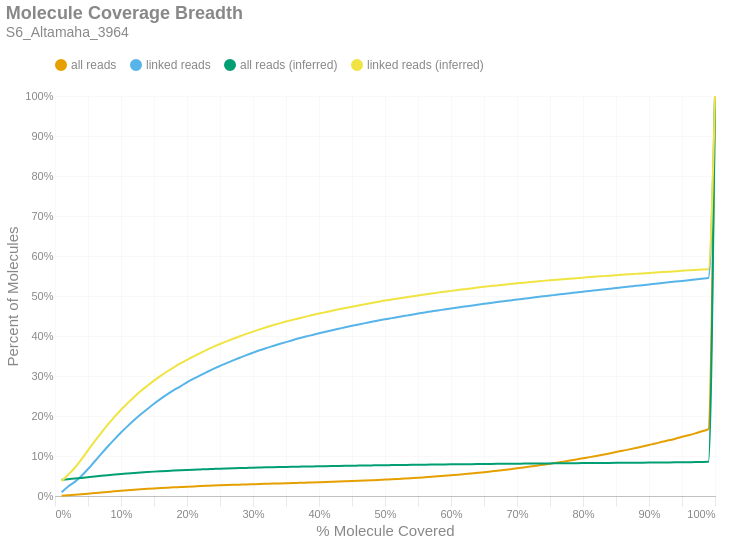

The code cell stored with this chart in its notebook:
### Markdown cell above
### Molecule Read Coverage
This chart shows molecule coverage breadth as computed by the number of bases aligned to that molecule. In other words, "*how much of each unique long molecule is actually sequenced/aligned?*" Keep in mind there is a distinction between sequences and alignments, since some sequences belonging to a particular molecule may not align well and wouldn't appear in the alignment data. This chart also shows molecule coverage breadth as computed by the *inferred fragment* from which the aligned sequences originate. Unlike read coverage, this calculation takes into account the total insert size, including unsequenced gaps between the forward and reverse reads. Like the previous figures, these are cumulative percents.

### Code cell
if SKIPLR:
    print_html(f"Skipped")
else:
    binned_df = consolidated_hist(valids['coverage_bp'], mask, 0.01, True)
    binned_df_inf = consolidated_hist(valids['coverage_inserts'], mask, 0.01, True)
    binned_df = binned_df.with_columns(pl.lit(binned_df_inf['all reads (cumsum)']).alias('all reads (inferred)'))
    binned_df = binned_df.with_columns(pl.lit(binned_df_inf['linked reads (cumsum)']).alias('linked reads (inferred)'))
    binned_df = binned_df.with_columns(
        (pl.col('bin').cast(pl.Float64) + 0.01).alias('right_edge')
    )

    with SafeRender(binned_df):
        (
            density_plot(binned_df, 'Molecule Coverage Breadth', samplename, 'molcov', ['all reads (inferred)','linked reads (inferred)'])
            .encode(
                #x=alt.X('bin:Q', title="% Molecule Covered").axis(format = '%').scale(padding=0),
                x=alt.X('right_edge:Q', title="% Molecule Covered").axis(format='%').scale(padding=0),
                y=alt.Y('value:Q', title='Percent of Molecules')
                    .axis(format='%')
                    .stack(False)
                    .scale(domainMin=0, padding=0),
                color=alt.Color("key:N").scale(domain = ["all reads", "linked reads", "all reads (inferred)", "linked reads (inferred)"]),
                tooltip = [
                    alt.Tooltip("key:N", title = "Data Type"),
                    alt.Tooltip("range_label:N", title="% Molecule Covered"),
                    alt.Tooltip("value:Q", format = ".2%", title="% Molecules")
                ]
            )
        ).display()

### Figure 1 — Vega-Lite specification as saved in the notebook (floating-point values rounded to 4 significant figures)
{"width": "container", "height": 400, "config": {"title": {"anchor": "start", "dy": -15, "fontSize": 18, "color": "#888888", "subtitleColor": "#888888", "subtitleFontSize": 14}, "arc": {"fill": "#0072B2"}, "axis": {"domainColor": "#888888", "domainWidth": 0.5, "gridWidth": 0.2, "grid": false, "titleFontWeight": 400, "titleFontSize": 15, "labelFontSize": 11, "labelColor": "#888888", "tickColor": "#888888", "tickWidth": 0.2, "titleColor": "#888888"}, "axisBand": {"grid": false}, "axisX": {"grid": true, "tickSize": 10, "domainCap": "round"}, "axisY": {"domain": false, "grid": true, "tickSize": 0, "domainCap": "round"}, "background": "transparent", "header": {"labelFontSize": 15, "labelColor": "#888888", "titleFontSize": 15, "titleFontWeight": 600, "titleColor": "#888888"}, "legend": {"labelFont": "sans-serif", "labelFontSize": 12, "labelColor": "#888888", "symbolSize": 100, "symbolType": "circle", "titleFontSize": 12, "titlePadding": 10, "titleColor": "#888888", "title": null, "orient": "top"}, "range": {"category": ["#E69F00", "#56B4E9", "#009E73", "#F0E442", "#0072B2", "#D55E00", "#CC79A7", "#000000"], "diverging": ["#cfe8f3", "#a2d4ec", "#73bfe2", "#46abdb", "#1696d2", "#12719e"]}, "area": {"fill": "#0072B2", "fillOpacity": 0.7, "line": true, "strokeOpacity": 0.7}, "line": {"color": "#0072B2", "stroke": "#0072B2", "strokeWidth": 2}, "trail": {"color": "#0072B2", "stroke": "#0072B2", "strokeWidth": 0, "size": 1}, "point": {"filled": true, "fillOpacity": 1.0, "size": 95}, "text": {"color": "#888888", "fontSize": 11, "align": "right", "fontWeight": 400, "size": 11}, "bar": {"fill": "#0072B2", "stroke": null}, "view": {"stroke": null, "continuousWidth": 660, "continuousHeight": 400}}, "data": {"name": "data-1918b41d09184c57c24106c8fb173fbe"}, "mark": {"type": "line", "interpolate": "monotone", "point": {"opacity": 0, "size": 275}}, "encoding": {"color": {"field": "key", "scale": {"domain": ["all reads", "linked reads", "all reads (inferred)", "linked reads (inferred)"]}, "type": "nominal"}, "tooltip": [{"field": "key", "title": "Data Type", "type": "nominal"}, {"field": "range_label", "title": "% Molecule Covered", "type": "nominal"}, {"field": "value", "format": ".2%", "title": "% Molecules", "type": "quantitative"}], "x": {"axis": {"format": "%"}, "field": "right_edge", "scale": {"padding": 0}, "title": "% Molecule Covered", "type": "quantitative"}, "y": {"axis": {"format": "%"}, "field": "value", "scale": {"domainMin": 0, "padding": 0}, "stack": false, "title": "Percent of Molecules", "type": "quantitative"}}, "params": [{"name": "param_c36ac31b6afebe62", "select": {"type": "point", "fields": ["key"]}, "bind": "legend"}], "title": {"text": "Molecule Coverage Breadth", "subtitle": "S6_Altamaha_3964"}, "transform": [{"fold": ["all reads (cumsum)", "linked reads (cumsum)", "all reads (inferred)", "linked reads (inferred)"]}, {"calculate": "replace(datum.key, ' (cumsum)', '')", "as": "key"}, {"filter": {"param": "param_c36ac31b6afebe62"}}], "usermeta": {"embedOptions": {"downloadFileName": "S6_Altamaha_3964.molcov"}}, "$schema": "https://vega.github.io/schema/vega-lite/v6.1.0.json", "datasets": {"data-1918b41d09184c57c24106c8fb173fbe": [{"bin": "0.0", "interval": "0.0-0.01", "all reads": 0.0008346, "linked reads": 0.009345, "all reads (cumsum)": 0.0008346, "linked reads (cumsum)": 0.009345, "range_label": "0.0-0.01", "all reads (inferred)": 0.04077, "linked reads (inferred)": 0.03734, "right_edge": 0.01}, {"bin": "0.01", "interval": "0.01-0.02", "all reads": 0.00124, "linked reads": 0.01461, "all reads (cumsum)": 0.002074, "linked reads (cumsum)": 0.02396, "range_label": "0.01-0.02", "all reads (inferred)": 0.04208, "linked reads (inferred)": 0.05331, "right_edge": 0.02}, {"bin": "0.02", "interval": "0.02-0.03", "all reads": 0.0009674, "linked reads": 0.01138, "all reads (cumsum)": 0.003042, "linked reads (cumsum)": 0.03533, "range_label": "0.02-0.03", "all reads (inferred)": 0.0435, "linked reads (inferred)": 0.07056, "right_edge": 0.03}, {"bin": "0.03", "interval": "0.03-0.04", "all reads": 0.001227, "linked reads": 0.01459, "all reads (cumsum)": 0.004269, "linked reads (cumsum)": 0.04993, "range_label": "0.03-0.04", "all reads (inferred)": 0.04519, "linked reads (inferred)": 0.09154, "right_edge": 0.04}, {"bin": "0.04", "interval": "0.04-0.05", "all reads": 0.001433, "linked reads": 0.01746, "all reads (cumsum)": 0.005702, "linked reads (cumsum)": 0.06738, "range_label": "0.04-0.05", "all reads (inferred)": 0.04701, "linked reads (inferred)": 0.1141, "right_edge": 0.05}, {"bin": "0.05", "interval": "0.05-0.06", "all reads": 0.001544, "linked reads": 0.01892, "all reads (cumsum)": 0.007245, "linked reads (cumsum)": 0.0863, "range_label": "0.05-0.06", "all reads (inferred)": 0.04881, "linked reads (inferred)": 0.1366, "right_edge": 0.06}, {"bin": "0.06", "interval": "0.06-0.07", "all reads": 0.001535, "linked reads": 0.0189, "all reads (cumsum)": 0.008781, "linked reads (cumsum)": 0.1052, "range_label": "0.06-0.07", "all reads (inferred)": 0.05052, "linked reads (inferred)": 0.158, "right_edge": 0.07}, {"bin": "0.07", "interval": "0.07-0.08", "all reads": 0.001495, "linked reads": 0.01852, "all reads (cumsum)": 0.01028, "linked reads (cumsum)": 0.1237, "range_label": "0.07-0.08", "all reads (inferred)": 0.05216, "linked reads (inferred)": 0.1785, "right_edge": 0.08}, {"bin": "0.08", "interval": "0.08-0.09", "all reads": 0.001444, "linked reads": 0.0178, "all reads (cumsum)": 0.01172, "linked reads (cumsum)": 0.1415, "range_label": "0.08-0.09", "all reads (inferred)": 0.05368, "linked reads (inferred)": 0.1975, "right_edge": 0.09}, {"bin": "0.09", "interval": "0.09-0.1", "all reads": 0.001381, "linked reads": 0.01704, "all reads (cumsum)": 0.0131, "linked reads (cumsum)": 0.1586, "range_label": "0.09-0.1", "all reads (inferred)": 0.05514, "linked reads (inferred)": 0.2158, "right_edge": 0.1}, {"bin": "0.1", "interval": "0.1-0.11", "all reads": 0.001307, "linked reads": 0.01616, "all reads (cumsum)": 0.01441, "linked reads (cumsum)": 0.1747, "range_label": "0.1-0.11", "all reads (inferred)": 0.05644, "linked reads (inferred)": 0.2321, "right_edge": 0.11}, {"bin": "0.11", "interval": "0.11-0.12", "all reads": 0.001228, "linked reads": 0.01514, "all reads (cumsum)": 0.01563, "linked reads (cumsum)": 0.1899, "range_label": "0.11-0.12", "all reads (inferred)": 0.05769, "linked reads (inferred)": 0.2478, "right_edge": 0.12}, {"bin": "0.12", "interval": "0.12-0.13", "all reads": 0.001155, "linked reads": 0.01425, "all reads (cumsum)": 0.01679, "linked reads (cumsum)": 0.2041, "range_label": "0.12-0.13", "all reads (inferred)": 0.05886, "linked reads (inferred)": 0.2624, "right_edge": 0.13}, {"bin": "0.13", "interval": "0.13-0.14", "all reads": 0.001101, "linked reads": 0.0136, "all reads (cumsum)": 0.01789, "linked reads (cumsum)": 0.2177, "range_label": "0.13-0.14", "all reads (inferred)": 0.05992, "linked reads (inferred)": 0.2757, "right_edge": 0.14}, {"bin": "0.14", "interval": "0.14-0.15", "all reads": 0.001047, "linked reads": 0.01292, "all reads (cumsum)": 0.01894, "linked reads (cumsum)": 0.2306, "range_label": "0.14-0.15", "all reads (inferred)": 0.06093, "linked reads (inferred)": 0.2885, "right_edge": 0.15}, {"bin": "0.15", "interval": "0.15-0.16", "all reads": 0.0009784, "linked reads": 0.01209, "all reads (cumsum)": 0.01991, "linked reads (cumsum)": 0.2427, "range_label": "0.15-0.16", "all reads (inferred)": 0.06188, "linked reads (inferred)": 0.3003, "right_edge": 0.16}, {"bin": "0.16", "interval": "0.16-0.17", "all reads": 0.0009092, "linked reads": 0.01126, "all reads (cumsum)": 0.02082, "linked reads (cumsum)": 0.254, "range_label": "0.16-0.17", "all reads (inferred)": 0.06276, "linked reads (inferred)": 0.3113, "right_edge": 0.17}, {"bin": "0.17", "interval": "0.17-0.18", "all reads": 0.000854, "linked reads": 0.01047, "all reads (cumsum)": 0.02168, "linked reads (cumsum)": 0.2645, "range_label": "0.17-0.18", "all reads (inferred)": 0.06359, "linked reads (inferred)": 0.3217, "right_edge": 0.18}, {"bin": "0.18", "interval": "0.18-0.19", "all reads": 0.0007999, "linked reads": 0.009794, "all reads (cumsum)": 0.02248, "linked reads (cumsum)": 0.2743, "range_label": "0.18-0.19", "all reads (inferred)": 0.06436, "linked reads (inferred)": 0.3314, "right_edge": 0.19}, {"bin": "0.19", "interval": "0.19-0.2", "all reads": 0.0008114, "linked reads": 0.009979, "all reads (cumsum)": 0.02329, "linked reads (cumsum)": 0.2842, "range_label": "0.19-0.2", "all reads (inferred)": 0.06508, "linked reads (inferred)": 0.3404, "right_edge": 0.2}, {"bin": "0.2", "interval": "0.2-0.21", "all reads": 0.0007393, "linked reads": 0.009009, "all reads (cumsum)": 0.02403, "linked reads (cumsum)": 0.2932, "range_label": "0.2-0.21", "all reads (inferred)": 0.06576, "linked reads (inferred)": 0.3489, "right_edge": 0.21}, {"bin": "0.21", "interval": "0.21-0.22", "all reads": 0.0006925, "linked reads": 0.00847, "all reads (cumsum)": 0.02472, "linked reads (cumsum)": 0.3017, "range_label": "0.21-0.22", "all reads (inferred)": 0.06641, "linked reads (inferred)": 0.3572, "right_edge": 0.22}, {"bin": "0.22", "interval": "0.22-0.23", "all reads": 0.0006722, "linked reads": 0.008175, "all reads (cumsum)": 0.02539, "linked reads (cumsum)": 0.3099, "range_label": "0.22-0.23", "all reads (inferred)": 0.06707, "linked reads (inferred)": 0.3654, "right_edge": 0.23}, {"bin": "0.23", "interval": "0.23-0.24", "all reads": 0.0006607, "linked reads": 0.007928, "all reads (cumsum)": 0.02605, "linked reads (cumsum)": 0.3178, "range_label": "0.23-0.24", "all reads (inferred)": 0.06765, "linked reads (inferred)": 0.3727, "right_edge": 0.24}, {"bin": "0.24", "interval": "0.24-0.25", "all reads": 0.0006096, "linked reads": 0.00734, "all reads (cumsum)": 0.02666, "linked reads (cumsum)": 0.3252, "range_label": "0.24-0.25", "all reads (inferred)": 0.06823, "linked reads (inferred)": 0.38, "right_edge": 0.25}, {"bin": "0.25", "interval": "0.25-0.26", "all reads": 0.0005933, "linked reads": 0.007165, "all reads (cumsum)": 0.02726, "linked reads (cumsum)": 0.3323, "range_label": "0.25-0.26", "all reads (inferred)": 0.06877, "linked reads (inferred)": 0.3867, "right_edge": 0.26}, {"bin": "0.26", "interval": "0.26-0.27", "all reads": 0.0005775, "linked reads": 0.006841, "all reads (cumsum)": 0.02783, "linked reads (cumsum)": 0.3392, "range_label": "0.26-0.27", "all reads (inferred)": 0.06929, "linked reads (inferred)": 0.3932, "right_edge": 0.27}, {"bin": "0.27", "interval": "0.27-0.28", "all reads": 0.0005586, "linked reads": 0.006543, "all reads (cumsum)": 0.02839, "linked reads (cumsum)": 0.3457, "range_label": "0.27-0.28", "all reads (inferred)": 0.06979, "linked reads (inferred)": 0.3994, "right_edge": 0.28}, {"bin": "0.28", "interval": "0.28-0.29", "all reads": 0.0005598, "linked reads": 0.006531, "all reads (cumsum)": 0.02895, "linked reads (cumsum)": 0.3522, "range_label": "0.28-0.29", "all reads (inferred)": 0.07025, "linked reads (inferred)": 0.4053, "right_edge": 0.29}, {"bin": "0.29", "interval": "0.29-0.3", "all reads": 0.0005269, "linked reads": 0.006099, "all reads (cumsum)": 0.02948, "linked reads (cumsum)": 0.3583, "range_label": "0.29-0.3", "all reads (inferred)": 0.07072, "linked reads (inferred)": 0.4111, "right_edge": 0.3}, {"bin": "0.3", "interval": "0.3-0.31", "all reads": 0.0005234, "linked reads": 0.005933, "all reads (cumsum)": 0.03, "linked reads (cumsum)": 0.3643, "range_label": "0.3-0.31", "all reads (inferred)": 0.07115, "linked reads (inferred)": 0.4165, "right_edge": 0.31}, {"bin": "0.31", "interval": "0.31-0.32", "all reads": 0.0004836, "linked reads": 0.005394, "all reads (cumsum)": 0.03049, "linked reads (cumsum)": 0.3697, "range_label": "0.31-0.32", "all reads (inferred)": 0.07158, "linked reads (inferred)": 0.4218, "right_edge": 0.32}, {"bin": "0.32", "interval": "0.32-0.33", "all reads": 0.0004773, "linked reads": 0.005154, "all reads (cumsum)": 0.03096, "linked reads (cumsum)": 0.3748, "range_label": "0.32-0.33", "all reads (inferred)": 0.07198, "linked reads (inferred)": 0.4267, "right_edge": 0.33}, {"bin": "0.33", "interval": "0.33-0.34", "all reads": 0.0004912, "linked reads": 0.005071, "all reads (cumsum)": 0.03145, "linked reads (cumsum)": 0.3799, "range_label": "0.33-0.34", "all reads (inferred)": 0.07237, "linked reads (inferred)": 0.4315, "right_edge": 0.34}, {"bin": "0.34", "interval": "0.34-0.35", "all reads": 0.0004896, "linked reads": 0.004892, "all reads (cumsum)": 0.03194, "linked reads (cumsum)": 0.3848, "range_label": "0.34-0.35", "all reads (inferred)": 0.07273, "linked reads (inferred)": 0.4361, "right_edge": 0.35}, {"bin": "0.35", "interval": "0.35-0.36", "all reads": 0.0004888, "linked reads": 0.004766, "all reads (cumsum)": 0.03243, "linked reads (cumsum)": 0.3895, "range_label": "0.35-0.36", "all reads (inferred)": 0.07308, "linked reads (inferred)": 0.4403, "right_edge": 0.36}, {"bin": "0.36", "interval": "0.36-0.37", "all reads": 0.0004984, "linked reads": 0.004668, "all reads (cumsum)": 0.03293, "linked reads (cumsum)": 0.3942, "range_label": "0.36-0.37", "all reads (inferred)": 0.07341, "linked reads (inferred)": 0.4444, "right_edge": 0.37}, {"bin": "0.37", "interval": "0.37-0.38", "all reads": 0.0004922, "linked reads": 0.00432, "all reads (cumsum)": 0.03342, "linked reads (cumsum)": 0.3985, "range_label": "0.37-0.38", "all reads (inferred)": 0.07374, "linked reads (inferred)": 0.4484, "right_edge": 0.38}, {"bin": "0.38", "interval": "0.38-0.39", "all reads": 0.0004927, "linked reads": 0.004104, "all reads (cumsum)": 0.03392, "linked reads (cumsum)": 0.4026, "range_label": "0.38-0.39", "all reads (inferred)": 0.07406, "linked reads (inferred)": 0.4523, "right_edge": 0.39}, {"bin": "0.39", "interval": "0.39-0.4", "all reads": 0.0005188, "linked reads": 0.004169, "all reads (cumsum)": 0.03444, "linked reads (cumsum)": 0.4068, "range_label": "0.39-0.4", "all reads (inferred)": 0.07437, "linked reads (inferred)": 0.4561, "right_edge": 0.4}, {"bin": "0.4", "interval": "0.4-0.41", "all reads": 0.0005315, "linked reads": 0.003997, "all reads (cumsum)": 0.03497, "linked reads (cumsum)": 0.4108, "range_label": "0.4-0.41", "all reads (inferred)": 0.07466, "linked reads (inferred)": 0.4596, "right_edge": 0.41}, {"bin": "0.41", "interval": "0.41-0.42", "all reads": 0.0005567, "linked reads": 0.003796, "all reads (cumsum)": 0.03552, "linked reads (cumsum)": 0.4146, "range_label": "0.41-0.42", "all reads (inferred)": 0.07494, "linked reads (inferred)": 0.4631, "right_edge": 0.42}, {"bin": "0.42", "interval": "0.42-0.43", "all reads": 0.0005734, "linked reads": 0.003639, "all reads (cumsum)": 0.0361, "linked reads (cumsum)": 0.4182, "range_label": "0.42-0.43", "all reads (inferred)": 0.07523, "linked reads (inferred)": 0.4666, "right_edge": 0.43}, {"bin": "0.43", "interval": "0.43-0.44", "all reads": 0.0006003, "linked reads": 0.003658, "all reads (cumsum)": 0.0367, "linked reads (cumsum)": 0.4219, "range_label": "0.43-0.44", "all reads (inferred)": 0.07551, "linked reads (inferred)": 0.47, "right_edge": 0.44}, {"bin": "0.44", "interval": "0.44-0.45", "all reads": 0.0006168, "linked reads": 0.00355, "all reads (cumsum)": 0.03731, "linked reads (cumsum)": 0.4254, "range_label": "0.44-0.45", "all reads (inferred)": 0.07578, "linked reads (inferred)": 0.4733, "right_edge": 0.45}, {"bin": "0.45", "interval": "0.45-0.46", "all reads": 0.0006585, "linked reads": 0.003412, "all reads (cumsum)": 0.03797, "linked reads (cumsum)": 0.4289, "range_label": "0.45-0.46", "all reads (inferred)": 0.07604, "linked reads (inferred)": 0.4764, "right_edge": 0.46}, {"bin": "0.46", "interval": "0.46-0.47", "all reads": 0.0006875, "linked reads": 0.003362, "all reads (cumsum)": 0.03866, "linked reads (cumsum)": 0.4322, "range_label": "0.46-0.47", "all reads (inferred)": 0.0763, "linked reads (inferred)": 0.4796, "right_edge": 0.47}, {"bin": "0.47", "interval": "0.47-0.48", "all reads": 0.0007153, "linked reads": 0.003331, "all reads (cumsum)": 0.03938, "linked reads (cumsum)": 0.4355, "range_label": "0.47-0.48", "all reads (inferred)": 0.07655, "linked reads (inferred)": 0.4825, "right_edge": 0.48}, {"bin": "0.48", "interval": "0.48-0.49", "all reads": 0.0007512, "linked reads": 0.003107, "all reads (cumsum)": 0.04013, "linked reads (cumsum)": 0.4387, "range_label": "0.48-0.49", "all reads (inferred)": 0.0768, "linked reads (inferred)": 0.4855, "right_edge": 0.49}, {"bin": "0.49", "interval": "0.49-0.5", "all reads": 0.000855, "linked reads": 0.003165, "all reads (cumsum)": 0.04098, "linked reads (cumsum)": 0.4418, "range_label": "0.49-0.5", "all reads (inferred)": 0.07704, "linked reads (inferred)": 0.4885, "right_edge": 0.5}, {"bin": "0.5", "interval": "0.5-0.51", "all reads": 0.0007915, "linked reads": 0.002836, "all reads (cumsum)": 0.04177, "linked reads (cumsum)": 0.4447, "range_label": "0.5-0.51", "all reads (inferred)": 0.07726, "linked reads (inferred)": 0.4911, "right_edge": 0.51}, {"bin": "0.51", "interval": "0.51-0.52", "all reads": 0.0009108, "linked reads": 0.002786, "all reads (cumsum)": 0.04268, "linked reads (cumsum)": 0.4474, "range_label": "0.51-0.52", "all reads (inferred)": 0.07749, "linked reads (inferred)": 0.4937, "right_edge": 0.52}, {"bin": "0.52", "interval": "0.52-0.53", "all reads": 0.0009509, "linked reads": 0.003033, "all reads (cumsum)": 0.04363, "linked reads (cumsum)": 0.4505, "range_label": "0.52-0.53", "all reads (inferred)": 0.0777, "linked reads (inferred)": 0.4962, "right_edge": 0.53}, {"bin": "0.53", "interval": "0.53-0.54", "all reads": 0.0009942, "linked reads": 0.00271, "all reads (cumsum)": 0.04463, "linked reads (cumsum)": 0.4532, "range_label": "0.53-0.54", "all reads (inferred)": 0.07792, "linked reads (inferred)": 0.4989, "right_edge": 0.54}, {"bin": "0.54", "interval": "0.54-0.55", "all reads": 0.001027, "linked reads": 0.002796, "all reads (cumsum)": 0.04566, "linked reads (cumsum)": 0.456, "range_label": "0.54-0.55", "all reads (inferred)": 0.07813, "linked reads (inferred)": 0.5013, "right_edge": 0.55}, {"bin": "0.55", "interval": "0.55-0.56", "all reads": 0.001146, "linked reads": 0.00271, "all reads (cumsum)": 0.0468, "linked reads (cumsum)": 0.4587, "range_label": "0.55-0.56", "all reads (inferred)": 0.07834, "linked reads (inferred)": 0.5038, "right_edge": 0.56}, {"bin": "0.56", "interval": "0.56-0.57", "all reads": 0.001162, "linked reads": 0.002636, "all reads (cumsum)": 0.04796, "linked reads (cumsum)": 0.4613, "range_label": "0.56-0.57", "all reads (inferred)": 0.07853, "linked reads (inferred)": 0.5061, "right_edge": 0.57}, {"bin": "0.57", "interval": "0.57-0.58", "all reads": 0.00121, "linked reads": 0.002642, "all reads (cumsum)": 0.04917, "linked reads (cumsum)": 0.464, "range_label": "0.57-0.58", "all reads (inferred)": 0.07874, "linked reads (inferred)": 0.5084, "right_edge": 0.58}, {"bin": "0.58", "interval": "0.58-0.59", "all reads": 0.001277, "linked reads": 0.002389, "all reads (cumsum)": 0.05045, "linked reads (cumsum)": 0.4664, "range_label": "0.58-0.59", "all reads (inferred)": 0.07892, "linked reads (inferred)": 0.5106, "right_edge": 0.59}, {"bin": "0.59", "interval": "0.59-0.6", "all reads": 0.001391, "linked reads": 0.0025, "all reads (cumsum)": 0.05184, "linked reads (cumsum)": 0.4689, "range_label": "0.59-0.6", "all reads (inferred)": 0.07912, "linked reads (inferred)": 0.5128, "right_edge": 0.6}, {"bin": "0.6", "interval": "0.6-0.61", "all reads": 0.001356, "linked reads": 0.002355, "all reads (cumsum)": 0.0532, "linked reads (cumsum)": 0.4712, "range_label": "0.6-0.61", "all reads (inferred)": 0.07929, "linked reads (inferred)": 0.5148, "right_edge": 0.61}, {"bin": "0.61", "interval": "0.61-0.62", "all reads": 0.001481, "linked reads": 0.002318, "all reads (cumsum)": 0.05468, "linked reads (cumsum)": 0.4735, "range_label": "0.61-0.62", "all reads (inferred)": 0.07948, "linked reads (inferred)": 0.5169, "right_edge": 0.62}, {"bin": "0.62", "interval": "0.62-0.63", "all reads": 0.001525, "linked reads": 0.002235, "all reads (cumsum)": 0.0562, "linked reads (cumsum)": 0.4758, "range_label": "0.62-0.63", "all reads (inferred)": 0.07965, "linked reads (inferred)": 0.519, "right_edge": 0.63}, {"bin": "0.63", "interval": "0.63-0.64", "all reads": 0.001637, "linked reads": 0.002334, "all reads (cumsum)": 0.05784, "linked reads (cumsum)": 0.4781, "range_label": "0.63-0.64", "all reads (inferred)": 0.07983, "linked reads (inferred)": 0.521, "right_edge": 0.64}, {"bin": "0.64", "interval": "0.64-0.65", "all reads": 0.001669, "linked reads": 0.002275, "all reads (cumsum)": 0.05951, "linked reads (cumsum)": 0.4804, "range_label": "0.64-0.65", "all reads (inferred)": 0.08001, "linked reads (inferred)": 0.523, "right_edge": 0.65}, {"bin": "0.65", "interval": "0.65-0.66", "all reads": 0.001807, "linked reads": 0.002331, "all reads (cumsum)": 0.06132, "linked reads (cumsum)": 0.4827, "range_label": "0.65-0.66", "all reads (inferred)": 0.08017, "linked reads (inferred)": 0.5248, "right_edge": 0.66}, {"bin": "0.66", "interval": "0.66-0.67", "all reads": 0.001823, "linked reads": 0.002198, "all reads (cumsum)": 0.06314, "linked reads (cumsum)": 0.4849, "range_label": "0.66-0.67", "all reads (inferred)": 0.08033, "linked reads (inferred)": 0.5265, "right_edge": 0.67}, {"bin": "0.67", "interval": "0.67-0.68", "all reads": 0.001905, "linked reads": 0.002041, "all reads (cumsum)": 0.06505, "linked reads (cumsum)": 0.4869, "range_label": "0.67-0.68", "all reads (inferred)": 0.0805, "linked reads (inferred)": 0.5284, "right_edge": 0.68}, {"bin": "0.68", "interval": "0.68-0.69", "all reads": 0.002007, "linked reads": 0.002084, "all reads (cumsum)": 0.06705, "linked reads (cumsum)": 0.489, "range_label": "0.68-0.69", "all reads (inferred)": 0.08066, "linked reads (inferred)": 0.5301, "right_edge": 0.69}, {"bin": "0.69", "interval": "0.69-0.7", "all reads": 0.002074, "linked reads": 0.002048, "all reads (cumsum)": 0.06913, "linked reads (cumsum)": 0.4911, "range_label": "0.69-0.7", "all reads (inferred)": 0.08082, "linked reads (inferred)": 0.5317, "right_edge": 0.7}, {"bin": "0.7", "interval": "0.7-0.71", "all reads": 0.002128, "linked reads": 0.002149, "all reads (cumsum)": 0.07126, "linked reads (cumsum)": 0.4932, "range_label": "0.7-0.71", "all reads (inferred)": 0.08096, "linked reads (inferred)": 0.5333, "right_edge": 0.71}, {"bin": "0.71", "interval": "0.71-0.72", "all reads": 0.002207, "linked reads": 0.002023, "all reads (cumsum)": 0.07346, "linked reads (cumsum)": 0.4953, "range_label": "0.71-0.72", "all reads (inferred)": 0.0811, "linked reads (inferred)": 0.5348, "right_edge": 0.72}, {"bin": "0.72", "interval": "0.72-0.73", "all reads": 0.002366, "linked reads": 0.001964, "all reads (cumsum)": 0.07583, "linked reads (cumsum)": 0.4972, "range_label": "0.72-0.73", "all reads (inferred)": 0.08124, "linked reads (inferred)": 0.5363, "right_edge": 0.73}, {"bin": "0.73", "interval": "0.73-0.74", "all reads": 0.002366, "linked reads": 0.001958, "all reads (cumsum)": 0.07819, "linked reads (cumsum)": 0.4992, "range_label": "0.73-0.74", "all reads (inferred)": 0.08139, "linked reads (inferred)": 0.5378, "right_edge": 0.74}, {"bin": "0.74", "interval": "0.74-0.75", "all reads": 0.002573, "linked reads": 0.002091, "all reads (cumsum)": 0.08077, "linked reads (cumsum)": 0.5013, "range_label": "0.74-0.75", "all reads (inferred)": 0.08153, "linked reads (inferred)": 0.5393, "right_edge": 0.75}, {"bin": "0.75", "interval": "0.75-0.76", "all reads": 0.002479, "linked reads": 0.001869, "all reads (cumsum)": 0.08325, "linked reads (cumsum)": 0.5031, "range_label": "0.75-0.76", "all reads (inferred)": 0.08166, "linked reads (inferred)": 0.5405, "right_edge": 0.76}, {"bin": "0.76", "interval": "0.76-0.77", "all reads": 0.002635, "linked reads": 0.002128, "all reads (cumsum)": 0.08588, "linked reads (cumsum)": 0.5053, "range_label": "0.76-0.77", "all reads (inferred)": 0.0818, "linked reads (inferred)": 0.542, "right_edge": 0.77}, {"bin": "0.77", "interval": "0.77-0.78", "all reads": 0.00269, "linked reads": 0.001866, "all reads (cumsum)": 0.08857, "linked reads (cumsum)": 0.5071, "range_label": "0.77-0.78", "all reads (inferred)": 0.08193, "linked reads (inferred)": 0.5433, "right_edge": 0.78}, {"bin": "0.78", "interval": "0.78-0.79", "all reads": 0.002749, "linked reads": 0.001894, "all reads (cumsum)": 0.09132, "linked reads (cumsum)": 0.509, "range_label": "0.78-0.79", "all reads (inferred)": 0.08207, "linked reads (inferred)": 0.5446, "right_edge": 0.79}, {"bin": "0.79", "interval": "0.79-0.8", "all reads": 0.003034, "linked reads": 0.00186, "all reads (cumsum)": 0.09435, "linked reads (cumsum)": 0.5109, "range_label": "0.79-0.8", "all reads (inferred)": 0.08221, "linked reads (inferred)": 0.5458, "right_edge": 0.8}, {"bin": "0.8", "interval": "0.8-0.81", "all reads": 0.002847, "linked reads": 0.001727, "all reads (cumsum)": 0.0972, "linked reads (cumsum)": 0.5126, "range_label": "0.8-0.81", "all reads (inferred)": 0.08235, "linked reads (inferred)": 0.5472, "right_edge": 0.81}, {"bin": "0.81", "interval": "0.81-0.82", "all reads": 0.003007, "linked reads": 0.001927, "all reads (cumsum)": 0.1002, "linked reads (cumsum)": 0.5145, "range_label": "0.81-0.82", "all reads (inferred)": 0.08249, "linked reads (inferred)": 0.5485, "right_edge": 0.82}, {"bin": "0.82", "interval": "0.82-0.83", "all reads": 0.003101, "linked reads": 0.001807, "all reads (cumsum)": 0.1033, "linked reads (cumsum)": 0.5163, "range_label": "0.82-0.83", "all reads (inferred)": 0.08262, "linked reads (inferred)": 0.5497, "right_edge": 0.83}, {"bin": "0.83", "interval": "0.83-0.84", "all reads": 0.003187, "linked reads": 0.001817, "all reads (cumsum)": 0.1065, "linked reads (cumsum)": 0.5182, "range_label": "0.83-0.84", "all reads (inferred)": 0.08275, "linked reads (inferred)": 0.5509, "right_edge": 0.84}, {"bin": "0.84", "interval": "0.84-0.85", "all reads": 0.00329, "linked reads": 0.001795, "all reads (cumsum)": 0.1098, "linked reads (cumsum)": 0.52, "range_label": "0.84-0.85", "all reads (inferred)": 0.08288, "linked reads (inferred)": 0.5521, "right_edge": 0.85}, {"bin": "0.85", "interval": "0.85-0.86", "all reads": 0.00338, "linked reads": 0.001749, "all reads (cumsum)": 0.1132, "linked reads (cumsum)": 0.5217, "range_label": "0.85-0.86", "all reads (inferred)": 0.08301, "linked reads (inferred)": 0.5532, "right_edge": 0.86}, {"bin": "0.86", "interval": "0.86-0.87", "all reads": 0.003401, "linked reads": 0.001894, "all reads (cumsum)": 0.1166, "linked reads (cumsum)": 0.5236, "range_label": "0.86-0.87", "all reads (inferred)": 0.08314, "linked reads (inferred)": 0.5543, "right_edge": 0.87}, {"bin": "0.87", "interval": "0.87-0.88", "all reads": 0.003556, "linked reads": 0.001743, "all reads (cumsum)": 0.1201, "linked reads (cumsum)": 0.5253, "range_label": "0.87-0.88", "all reads (inferred)": 0.08327, "linked reads (inferred)": 0.5553, "right_edge": 0.88}, {"bin": "0.88", "interval": "0.88-0.89", "all reads": 0.00365, "linked reads": 0.001826, "all reads (cumsum)": 0.1238, "linked reads (cumsum)": 0.5272, "range_label": "0.88-0.89", "all reads (inferred)": 0.08339, "linked reads (inferred)": 0.5563, "right_edge": 0.89}, {"bin": "0.89", "interval": "0.89-0.9", "all reads": 0.003832, "linked reads": 0.001807, "all reads (cumsum)": 0.1276, "linked reads (cumsum)": 0.529, "range_label": "0.89-0.9", "all reads (inferred)": 0.08352, "linked reads (inferred)": 0.5574, "right_edge": 0.9}, {"bin": "0.9", "interval": "0.9-0.91", "all reads": 0.003625, "linked reads": 0.001653, "all reads (cumsum)": 0.1312, "linked reads (cumsum)": 0.5306, "range_label": "0.9-0.91", "all reads (inferred)": 0.08367, "linked reads (inferred)": 0.5586, "right_edge": 0.91}, {"bin": "0.91", "interval": "0.91-0.92", "all reads": 0.004235, "linked reads": 0.001724, "all reads (cumsum)": 0.1355, "linked reads (cumsum)": 0.5323, "range_label": "0.91-0.92", "all reads (inferred)": 0.08382, "linked reads (inferred)": 0.5597, "right_edge": 0.92}, {"bin": "0.92", "interval": "0.92-0.93", "all reads": 0.003817, "linked reads": 0.001872, "all reads (cumsum)": 0.1393, "linked reads (cumsum)": 0.5342, "range_label": "0.92-0.93", "all reads (inferred)": 0.08397, "linked reads (inferred)": 0.5608, "right_edge": 0.93}, {"bin": "0.93", "interval": "0.93-0.94", "all reads": 0.00406, "linked reads": 0.001857, "all reads (cumsum)": 0.1433, "linked reads (cumsum)": 0.5361, "range_label": "0.93-0.94", "all reads (inferred)": 0.08413, "linked reads (inferred)": 0.5618, "right_edge": 0.94}, {"bin": "0.94", "interval": "0.94-0.95", "all reads": 0.004613, "linked reads": 0.00161, "all reads (cumsum)": 0.148, "linked reads (cumsum)": 0.5377, "range_label": "0.94-0.95", "all reads (inferred)": 0.0843, "linked reads (inferred)": 0.5629, "right_edge": 0.95}, {"bin": "0.95", "interval": "0.95-0.96", "all reads": 0.003953, "linked reads": 0.001684, "all reads (cumsum)": 0.1519, "linked reads (cumsum)": 0.5394, "range_label": "0.95-0.96", "all reads (inferred)": 0.08451, "linked reads (inferred)": 0.5641, "right_edge": 0.96}, {"bin": "0.96", "interval": "0.96-0.97", "all reads": 0.004624, "linked reads": 0.001841, "all reads (cumsum)": 0.1565, "linked reads (cumsum)": 0.5412, "range_label": "0.96-0.97", "all reads (inferred)": 0.08469, "linked reads (inferred)": 0.5652, "right_edge": 0.97}, {"bin": "0.97", "interval": "0.97-0.98", "all reads": 0.005441, "linked reads": 0.001807, "all reads (cumsum)": 0.162, "linked reads (cumsum)": 0.543, "range_label": "0.97-0.98", "all reads (inferred)": 0.08498, "linked reads (inferred)": 0.5661, "right_edge": 0.98}, {"bin": "0.98", "interval": "0.98-0.99", "all reads": 0.005024, "linked reads": 0.001807, "all reads (cumsum)": 0.167, "linked reads (cumsum)": 0.5448, "range_label": "0.98-0.99", "all reads (inferred)": 0.08542, "linked reads (inferred)": 0.5668, "right_edge": 0.99}, {"bin": "0.99", "interval": "0.99-1.0", "all reads": 0.833, "linked reads": 0.4552, "all reads (cumsum)": 1.0, "linked reads (cumsum)": 1.0, "range_label": "0.99-1.0", "all reads (inferred)": 1.0, "linked reads (inferred)": 1.0, "right_edge": 1.0}]}}
